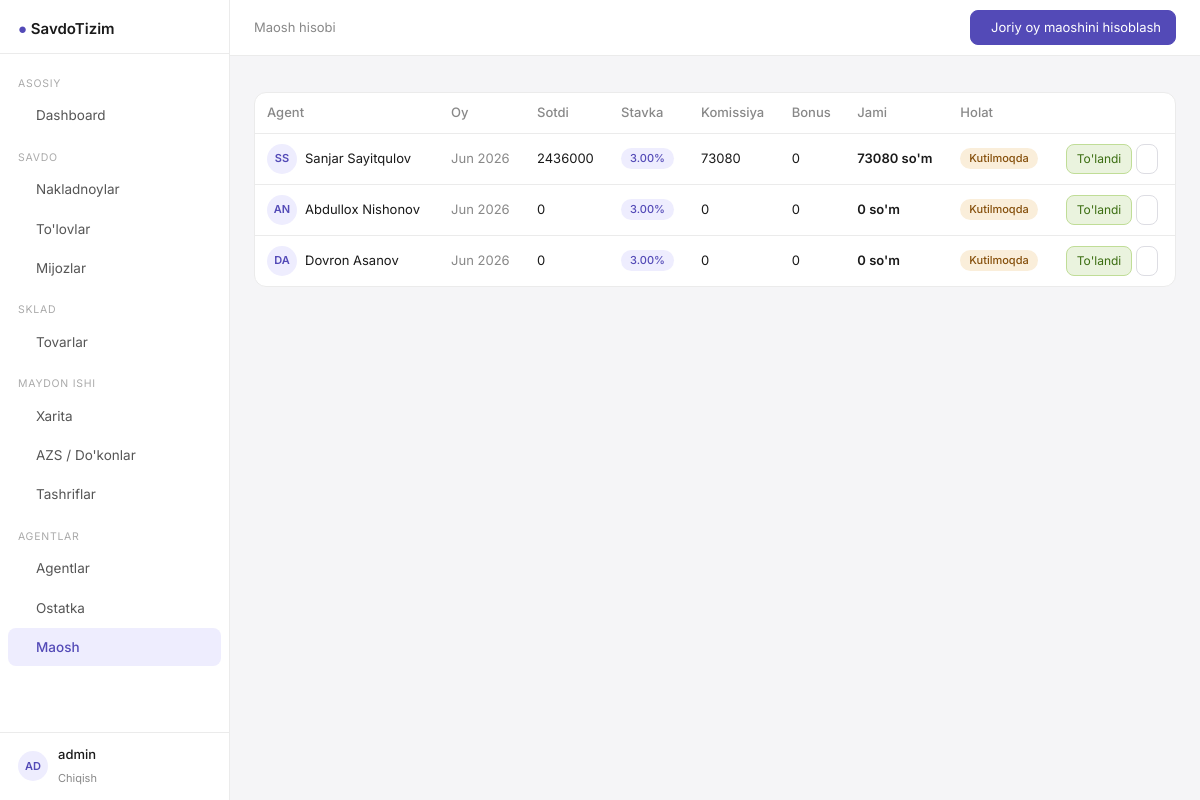
Page /salaries/ (signed in) on the committed database.
### apps/models.py (models this page shows, shortened)
class User(AbstractUser):
    pass

class Salary(Model):
    class Status(TextChoices):
        CALCULATED = 'calculated', "Hisoblandi"
        PAID = 'paid', "To'landi"
    agent = ForeignKey(Agent, on_delete=CASCADE, related_name='salaries')
    month = DateField(help_text="Oy boshi sanasi, masalan: 2026-06-01")
    total_sales = IntegerField(default=0, help_text="O'sha oyda jami sotilgan summa")
    commission_rate = DecimalField(max_digits=5, decimal_places=2)
    commission_amount = IntegerField(default=0, help_text="Foiz bo'yicha hisoblangan summa")
    bonus = IntegerField(default=0)
    total_salary = IntegerField(default=0, help_text="commission_amount + bonus")
    status = CharField(max_length=20, choices=Status.choices, default=Status.CALCULATED)
    date_paid = DateField(null=True, blank=True)
    note = TextField(blank=True)
    class Meta:
        verbose_name = "Maosh"
        verbose_name_plural = "Maoshlar"
        unique_together = ('agent', 'month')
        ordering = ['-month']

class Agent(Model):
    first_name = CharField(max_length=120)
    last_name = CharField(max_length=120)
    phone = CharField(max_length=20)
    address = CharField(max_length=255, blank=True)
    commission_rate = DecimalField(
        max_digits=5, decimal_places=2, default=3.0,
        help_text="Foiz stavkasi, masalan 3.5"
    )
    balance_limit = IntegerField(
        default=0,
        help_text="Agentga berilishi mumkin bo'lgan maksimal naqd pul"
    )
    is_active = BooleanField(default=True)
    date_created = DateTimeField(auto_now_add=True)
    def __str__(self):
        return f"{self.first_name} {self.last_name}"
    class Meta:
        verbose_name = "Agent"
        verbose_name_plural = "Agentlar"

### apps/views.py (the view)
# urls.py: path('salaries/', views.salary_list, name='salary_list'),
@login_required
def salary_list(request):
    month_filter = request.GET.get('month', '')
    salaries = Salary.objects.select_related('agent').all()
    if month_filter:
        salaries = salaries.filter(month__startswith=month_filter)
    return render(request, 'salaries/list.html', {
        'salaries': salaries,
        'month_filter': month_filter,
    })

### templates/salaries/list.html (shortened to what this page needs)
{% extends "base.html" %}
{% block breadcrumb %}Maosh hisobi{% endblock %}
{% block topbar_actions %}
  <form method="post" action="{% url 'salary_calculate' %}" style="display:inline;">
    <button type="submit" class="btn btn-primary"> Joriy oy maoshini hisoblash</button>
  </form>
{% endblock %}
{% block content %}
<div class="card">
  <table class="table-base">
    <thead>
      <tr><th>Agent</th><th>Oy</th><th>Sotdi</th><th>Stavka</th><th>Komissiya</th><th>Bonus</th><th>Jami</th><th>Holat</th><th></th></tr>
    </thead>
    <tbody>
      {% for s in salaries %}
      <tr>
        <td><div style="display:flex;align-items:center;gap:8px;"><div class="avatar">{{ s.agent.first_name|slice:":1"|upper }}{{ s.agent.last_name|slice:":1"|upper }}</div>{{ s.agent }}</div></td>
        <td style="color:#888;">{{ s.month|date:"M Y" }}</td>
        <td>{{ s.total_sales|floatformat:0 }}</td>
        <td><span class="badge badge-purple">{{ s.commission_rate }}%</span></td>
        <td>{{ s.commission_amount|floatformat:0 }}</td>
        <td>{{ s.bonus|floatformat:0 }}</td>
        <td style="font-weight:600;">{{ s.total_salary|floatformat:0 }} so'm</td>
        <td>{% if s.status == 'paid' %}<span class="badge badge-green">To'landi</span>{% else %}<span class="badge badge-amber">Kutilmoqda</span>{% endif %}</td>
        <td>
          <div style="display:flex;gap:4px;">
            {% if s.status != 'paid' %}
            <form method="post" action="{% url 'salary_mark_paid' s.pk %}" style="display:inline;">
              {% csrf_token %}<button type="submit" class="btn btn-sm" style="background:#EAF3DE;color:#3B6D11;border-color:#C0DD97;cursor:pointer;">To'landi</button>
            </form>
            {% endif %}
            <a href="{% url 'salary_update' s.pk %}" class="btn btn-sm"></a>
          </div>
        </td>
      </tr>
      {% empty %}
      <tr><td colspan="9" style="text-align:center;color:#aaa;padding:32px;">Hisob yo'q — "Joriy oy maoshini hisoblash" tugmasini bosing.</td></tr>
      {% endfor %}
    </tbody>
  </table>
</div>
{% endblock %}

### templates/base.html (shortened to what this page needs)
<!DOCTYPE html>
<html lang="uz">
<head>
    <script src="https://cdn.tailwindcss.com"></script>
    <link rel="stylesheet" href="https://cdn.jsdelivr.net/npm/@tabler/icons-webfont@latest/tabler-icons.min.css"/>
</head>
<body>
<aside class="sidebar">
    <div style="padding:16px 18px 12px; border-bottom:1px solid #EBEBEB;">
    <span style="font-size:15px; font-weight:600;">
      <span style="color:#534AB7;">●</span> SavdoTizim
    </span>
    </div>
    <nav style="flex:1; padding:8px 0; overflow-y:auto;">
        <div class="nav-section">Asosiy</div>
        <a href="{% url 'dashboard' %}"
           class="nav-link {% if request.resolver_match.url_name == 'dashboard' %}active{% endif %}">
             Dashboard
        </a>
        <div class="nav-section">Savdo</div>
        <a href="{% url 'order_list' %}"
           class="nav-link {% if 'order' in request.resolver_match.url_name %}active{% endif %}">
             Nakladnoylar
        </a>
        <a href="{% url 'payment_list' %}"
           class="nav-link {% if 'payment' in request.resolver_match.url_name %}active{% endif %}">
             To'lovlar
        </a>
        <a href="{% url 'cliente_list' %}"
           class="nav-link {% if 'cliente' in request.resolver_match.url_name %}active{% endif %}">
             Mijozlar
        </a>
        <div class="nav-section">Sklad</div>
        <a href="{% url 'product_list' %}"
           class="nav-link {% if 'product' in request.resolver_match.url_name %}active{% endif %}">
             Tovarlar
        </a>
        <div class="nav-section">Maydon ishi</div>
        <a href="{% url 'point_map' %}"
           class="nav-link {% if request.resolver_match.url_name == 'point_map' %}active{% endif %}">
             Xarita
        </a>
        <a href="{% url 'point_list' %}"
           class="nav-link {% if request.resolver_match.url_name in 'point_list,point_create,point_update' %}active{% endif %}">
             AZS / Do'konlar
        </a>
        <a href="{% url 'visit_list' %}"
           class="nav-link {% if 'visit' in request.resolver_match.url_name %}active{% endif %}">
             Tashriflar
        </a>
        <div class="nav-section">Agentlar</div>
        <a href="{% url 'agent_list' %}"
           class="nav-link {% if request.resolver_match.url_name in 'agent_list,agent_detail' %}active{% endif %}">
             Agentlar
        </a>
        <a href="{% url 'agent_balance_list' %}"
           class="nav-link {% if 'balance' in request.resolver_match.url_name %}active{% endif %}">
             Ostatka
        </a>
        <a href="{% url 'salary_list' %}"
           class="nav-link {% if 'salary' in request.resolver_match.url_name %}active{% endif %}">
             Maosh
        </a>
    </nav>
    <div style="padding:12px 18px; border-top:1px solid #EBEBEB;">
        {% if user.is_authenticated %}
            <div style="display:flex; align-items:center; gap:10px;">
                <div class="avatar">{{ user.username|slice:":2"|upper }}</div>
                <div>
                    <div style="font-size:13px; font-weight:500;">{{ user.get_full_name|default:user.username }}</div>
                    <a href="{% url 'logout' %}" style="font-size:11px; color:#888; text-decoration:none;">Chiqish</a>
                </div>
            </div>
        {% endif %}
    </div>
</aside>
<div class="main-content">
    <header class="topbar" style="display:flex; align-items:center; justify-content:space-between; padding:0 24px;">
        <nav style="font-size:13px; color:#888;">
            {% block breadcrumb %}{% endblock %}
        </nav>
        <div style="display:flex; align-items:center; gap:10px;">
            {% block topbar_actions %}{% endblock %}
        </div>
    </header>
    <main style="padding:24px; flex:1;">
        {% block content %}{% endblock %}
    </main>
</div>
</body>
</html>

### templates/base.html (style rules this page uses)
* { box-sizing: border-box; }
body { font-family: 'Inter', sans-serif; background: #F5F5F7; color: #1a1a1a; }
.sidebar { width: 230px; min-height: 100vh; background: #fff; border-right: 1px solid #EBEBEB; position: fixed; top: 0; left: 0; bottom: 0; z-index: 40; display: flex; flex-direction: column; }
.main-content { margin-left: 230px; min-height: 100vh; display: flex; flex-direction: column; }
.topbar { height: 56px; background: #fff; border-bottom: 1px solid #EBEBEB; position: sticky; top: 0; z-index: 30; }
.nav-link { display: flex; align-items: center; gap: 10px; padding: 9px 18px; font-size: 13.5px; color: #555; border-radius: 8px; margin: 1px 8px; transition: background .12s, color .12s; text-decoration: none; }
.nav-link.active { background: #EEEDFE; color: #534AB7; font-weight: 500; }
.nav-section { font-size: 10.5px; color: #aaa; padding: 14px 18px 4px; text-transform: uppercase; letter-spacing: .07em; }
.badge { display: inline-flex; align-items: center; font-size: 11px; padding: 2px 9px; border-radius: 20px; font-weight: 500; }
.badge-amber { background: #FAEEDA; color: #854F0B; }
.badge-purple { background: #EEEDFE; color: #534AB7; }
.card { background: #fff; border: 1px solid #EBEBEB; border-radius: 12px; }
.table-base { width: 100%; border-collapse: collapse; font-size: 13px; }
.table-base th { text-align: left; padding: 10px 12px; color: #888; font-weight: 500; border-bottom: 1px solid #EBEBEB; white-space: nowrap; }
.table-base td { padding: 10px 12px; border-bottom: 1px solid #EBEBEB; vertical-align: middle; }
.table-base tr:last-child td { border-bottom: none; }
.btn { display: inline-flex; align-items: center; gap: 6px; padding: 7px 14px; font-size: 13px; border-radius: 8px; border: 1px solid #DDDDE3; background: #fff; cursor: pointer; color: #333; text-decoration: none; transition: background .12s; }
.btn-primary { background: #534AB7; color: #fff; border-color: #534AB7; }
.btn-sm { padding: 5px 10px; font-size: 12px; }
.avatar { width: 30px; height: 30px; border-radius: 50%; background: #EEEDFE; color: #534AB7; font-size: 11px; font-weight: 600; display: inline-flex; align-items: center; justify-content: center; flex-shrink: 0; }

### rows in the picture
User: username "AD", get_full_name "admin"
Salary: agent.first_name "S", agent.last_name "S", agent "Sanjar Sayitqulov", month "Jun 2026", total_sales "2436000", commission_rate "3.00", commission_amount "73080", bonus "0", total_salary "73080", status "Kutilmoqda"
Salary: agent.first_name "A", agent.last_name "N", agent "Abdullox Nishonov", month "Jun 2026", total_sales "0", commission_rate "3.00", commission_amount "0", bonus "0", total_salary "0", status "Kutilmoqda"
Salary: agent.first_name "D", agent.last_name "A", agent "Dovron Asanov", month "Jun 2026", total_sales "0", commission_rate "3.00", commission_amount "0", bonus "0", total_salary "0", status "Kutilmoqda"
